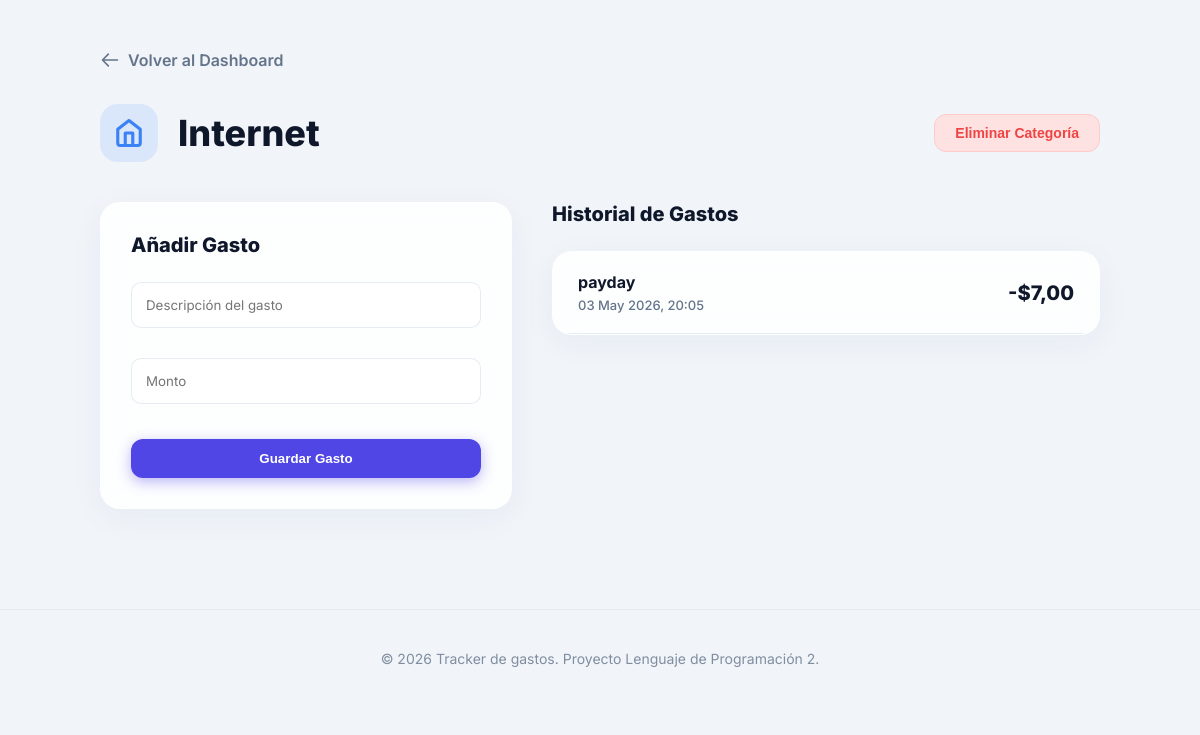
/modulo/13/ (signed in), run on the app's committed database.
### gastos/models.py (models this page shows, shortened)
class Categoria(models.Model):
    nombre = models.CharField(max_length=100)
    usuario = models.ForeignKey(User, on_delete=models.CASCADE)
    color = models.CharField(max_length=7, default="#2563eb")
    icono = models.CharField(max_length=20, default="💰")

class Gasto(models.Model):
    categoria = models.ForeignKey(Categoria, on_delete=models.CASCADE, related_name='gastos')
    usuario = models.ForeignKey(User, on_delete=models.CASCADE)
    descripcion = models.CharField(max_length=200)
    monto = models.DecimalField(max_digits=10, decimal_places=2)
    fecha = models.DateTimeField(auto_now_add=True)

### gastos/views.py (the view)
# urls.py: path('modulo/<int:categoria_id>/', views.detalle_categoria, name='detalle_categoria'),
@login_required
def detalle_categoria(request, categoria_id):
    categoria = get_object_or_404(Categoria, id=categoria_id, usuario=request.user)
    if request.method == 'POST':
        form = GastoForm(request.POST)
        if form.is_valid():
            gasto = form.save(commit=False)
            gasto.categoria = categoria
            gasto.usuario = request.user
            gasto.save()
            return redirect('detalle_categoria', categoria_id=categoria.id)
    else:
        form = GastoForm()
    gastos = categoria.gastos.all().order_by('-fecha')
    return render(request, 'detalle_categoria.html', {
        'categoria': categoria,
        'form': form,
        'gastos': gastos,
        'icons': SVG_ICONS,
        'icon_keys': list(SVG_ICONS.keys())
    })

### gastos/forms.py
class GastoForm(forms.ModelForm):
    class Meta:
        model = Gasto
        fields = ['descripcion', 'monto']
        widgets = {
            'descripcion': forms.TextInput(attrs={'class': 'form-input', 'placeholder': 'Descripción del gasto'}),
            'monto': forms.NumberInput(attrs={'class': 'form-input', 'placeholder': 'Monto', 'step': '0.01'}),
        }

### templates/detalle_categoria.html (shortened to what this page needs)
{% extends "base.html" %}
{% block content %}
<div class="container">
    <div style="margin-bottom: 30px;">
        <a href="{% url 'home' %}" style="color: var(--text-muted); text-decoration: none; font-weight: 600; display: inline-flex; align-items: center; gap: 8px;">
            <svg width="20" height="20" fill="none" stroke="currentColor" viewBox="0 0 24 24"><path stroke-linecap="round" stroke-linejoin="round" stroke-width="2" d="M10 19l-7-7m0 0l7-7m-7 7h18"></path></svg>
            Volver al Dashboard
        </a>
    </div>
    <header style="display:flex; justify-content:space-between; align-items:center; margin-bottom:40px;">
        <div>
            <h1 style="font-size:36px; font-weight:800; margin:0; display:flex; align-items:center;">
                <a href="{% url 'editar_categoria' categoria.id %}" title="Cambiar ícono o color" style="text-decoration:none; display:inline-flex; justify-content:center; align-items:center; width:54px; height:54px; border-radius:18px; background:{{ categoria.color }}20; color:{{ categoria.color }}; margin-right:20px; transition:all 0.2s; border: 2px solid transparent;" onmouseover="this.style.transform='scale(1.1)'; this.style.borderColor='{{ categoria.color }}'" onmouseout="this.style.transform='scale(1)'; this.style.borderColor='transparent'">
                    {% if categoria.icono != "none" %}
                        {% for icon_id, icon_svg in icons.items %}
                            {% if icon_id == categoria.icono %}
                                <svg width="30" height="30" viewBox="0 0 24 24" fill="none" stroke="currentColor" stroke-width="2.5" stroke-linecap="round" stroke-linejoin="round">
                                    {{ icon_svg|safe }}
                                </svg>
                            {% endif %}
                        {% endfor %}
                    {% endif %}
                </a>
                {{ categoria.nombre }}
            </h1>
        </div>
        <div>
            <button onclick="confirmarEliminar()" class="btn" style="background:#fee2e2; color:#ef4444; border: 1px solid #fecaca; font-size: 14px; padding: 10px 20px;">Eliminar Categoría</button>
        </div>
    </header>
    <div style="display: flex; gap: 40px; align-items: flex-start; flex-wrap: wrap;">
        <div class="glass-card" style="padding: 30px; width: 100%; max-width: 350px; flex-shrink: 0;">
            <h3 style="margin-top: 0; font-weight: 800; margin-bottom: 25px; font-size: 20px;">Añadir Gasto</h3>
            <form method="post">
                <div style="margin-bottom: 15px;">
                    {{ form.descripcion }}
                </div>
                <div style="margin-bottom: 20px;">
                    {{ form.monto }}
                </div>
                <button type="submit" class="btn btn-blue" style="width: 100%;">Guardar Gasto</button>
            </form>
        </div>
        <div style="flex-grow: 1; min-width: 300px;">
            <h3 style="margin-top: 0; font-weight: 800; margin-bottom: 25px; font-size: 20px;">Historial de Gastos</h3>
            {% if gastos %}
                <div class="glass-card" style="overflow: hidden; padding: 0;">
                    {% for gasto in gastos %}
                    <div style="padding: 20px 25px; border-bottom: 1px solid var(--border); display: flex; justify-content: space-between; align-items: center; transition: background 0.2s;" onmouseover="this.style.background='rgba(255,255,255,0.5)'" onmouseout="this.style.background='transparent'">
                        <div>
                            <p style="margin: 0; font-weight: 700; font-size: 16px;">{{ gasto.descripcion }}</p>
                            <p style="margin: 5px 0 0; font-size: 13px; color: var(--text-muted); font-weight: 500;">{{ gasto.fecha|date:"d M Y, H:i" }}</p>
                        </div>
                        <div style="font-weight: 800; font-size: 20px; color: var(--text-main);">
                            -${{ gasto.monto|floatformat:2 }}
                        </div>
                    </div>
                    {% endfor %}
                </div>
            {% endif %}
        </div>
    </div>
</div>
{% endblock %}

### templates/base.html (style rules this page uses)
:root { --bg: #f1f5f9; --primary: #4f46e5; --primary-hover: #4338ca; --secondary: #0ea5e9; --text-main: #0f172a; --text-muted: #64748b; --border: rgba(226, 232, 240, 0.8); --card-bg: rgba(255, 255, 255, 0.85); --glass-shadow: 0 8px 32px 0 rgba(31, 38, 135, 0.05); }
body { font-family: 'Inter', sans-serif; background: var(--bg); margin: 0; padding: 0; color: var(--text-main); }
.container { max-width: 1000px; margin: 0 auto; padding: 50px 20px; }
.btn { padding: 12px 24px; border-radius: 12px; font-weight: 700; text-decoration: none; cursor: pointer; border: none; display: inline-block; text-align: center; transition: all 0.25s cubic-bezier(0.4, 0, 0.2, 1); }
.btn-blue { background: var(--primary); color: white; box-shadow: 0 4px 14px 0 rgba(79, 70, 229, 0.39); }
.glass-card { background: var(--card-bg); backdrop-filter: blur(12px); -webkit-backdrop-filter: blur(12px); border-radius: 20px; border: 1px solid rgba(255, 255, 255, 0.4); box-shadow: var(--glass-shadow); }
.form-input { width: 100%; padding: 14px; margin-bottom: 15px; border-radius: 10px; border: 1px solid var(--border); box-sizing: border-box; font-family: 'Inter', sans-serif; }

### data on the page
Categoria: icono "home" (drawn), nombre "Internet"
Gasto: descripcion "payday", fecha "03 May 2026, 20:05", monto "7,00"
